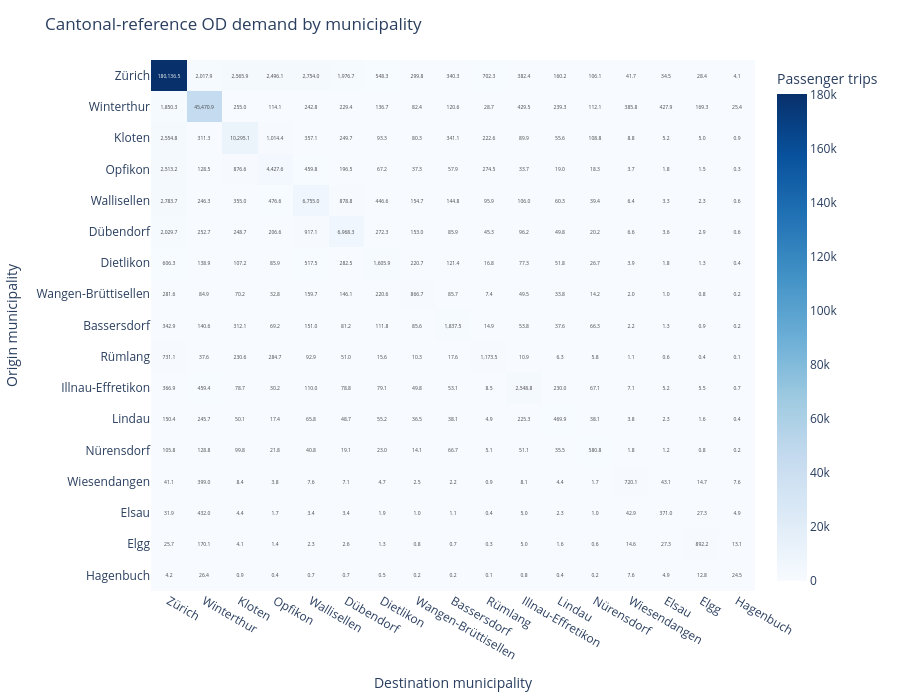

Source (notebook cell):
### Markdown cell above
## 1.4 Baseline Travel Demand & Desire Lines (tutorial/supporting task + mandatory task)

To understand where people travel along the Zürich–Winterthur corridor, we visualize **desire lines**  and **OD-matrices** at various levels of spatial resolution. 

Below, for instance, you can visualize how travel demand is distributed if we aggregate it by Municipality and therefore see which ones exhibit the strongest demand.

> **OD-inspection and model validation**
>
> The following analyses help assess whether the model produces plausible travel patterns before its outputs are used in later stages. Compare internal, inbound, outbound, and pass-through demand with independent evidence, such as observed transport data, official statistics, previous studies, CBA assumptions, or projects from earlier course editions.
>

**IMPORTANT: these values represent peak-hour evening travel demand in the Canton of Zurich, i.e. only travel demand on a "regular" weekday between 17:00-18:00**

Here below, you can start inspecting the data by analysing the travel demand between pairs of municipalities (i.e., OD pairs).

### Code cell
MUNICIPALITY_OD_FIGURE = tmi.municipality_od_explorer(
    ctx,
    p.CORRIDOR_MUNICIPALITIES,
)

display(MUNICIPALITY_OD_FIGURE)

### Figure 1 — Plotly figure (JSON) as saved in the notebook; plotly's stock layout.template omitted (floating-point values rounded to 4 significant figures; data arrays with more than 128 entries replaced by an {"elided": "..."} marker saying what was removed)
{"data": [{"colorbar": {"title": {"text": "Passenger trips"}}, "colorscale": [[0, "rgb(247,251,255)"], [0.125, "rgb(222,235,247)"], [0.25, "rgb(198,219,239)"], [0.375, "rgb(158,202,225)"], [0.5, "rgb(107,174,214)"], [0.625, "rgb(66,146,198)"], [0.75, "rgb(33,113,181)"], [0.875, "rgb(8,81,156)"], [1, "rgb(8,48,107)"]], "hovertemplate": "Origin: %{y}<br>Destination: %{x}<br>Peak-hour passenger trips: %{z:,.1f}<extra></extra>", "text": {"elided": "17x17 float values"}, "texttemplate": "%{text:,.1f}", "type": "heatmap", "x": ["Zürich", "Winterthur", "Kloten", "Opfikon", "Wallisellen", "Dübendorf", "Dietlikon", "Wangen-Brüttisellen", "Bassersdorf", "Rümlang", "Illnau-Effretikon", "Lindau", "Nürensdorf", "Wiesendangen", "Elsau", "Elgg", "Hagenbuch"], "y": ["Zürich", "Winterthur", "Kloten", "Opfikon", "Wallisellen", "Dübendorf", "Dietlikon", "Wangen-Brüttisellen", "Bassersdorf", "Rümlang", "Illnau-Effretikon", "Lindau", "Nürensdorf", "Wiesendangen", "Elsau", "Elgg", "Hagenbuch"], "z": {"elided": "17x17 float values"}}], "layout": {"height": 700, "margin": {"b": 20, "l": 20, "r": 20, "t": 60}, "title": {"text": "Cantonal-reference OD demand by municipality"}, "xaxis": {"title": {"text": "Destination municipality"}}, "yaxis": {"autorange": "reversed", "title": {"text": "Origin municipality"}}}}
